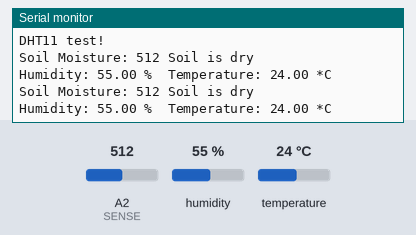
Bench run of a sketch on a simulated Arduino Uno, built with avr-gcc and run on an emulated ATmega328P. Shown: the last lines printed to the serial monitor. Inputs (shaded band) come from the test bench; at power-on: A2 (SENSE) = 512, humidity 55 %, temperature 24 °C.

Above: at 2.8 s.
2.9 s: A2 (SENSE) set to 108
At 4.8 s:
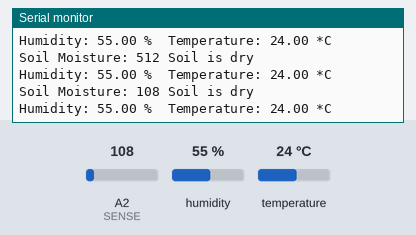
5.6 s: A2 (SENSE) set to 94
At 7.3 s:
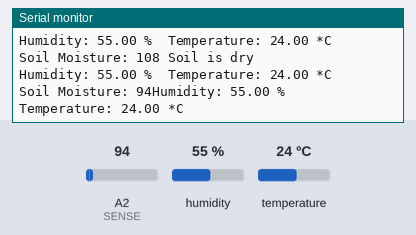

The sketch:

sensors.ino
```cpp
// - DHT Sensor Library: https://github.com/adafruit/DHT-sensor-library
// - Adafruit Unified Sensor Lib: https://github.com/adafruit/Adafruit_Sensor
// - LiquidCrystal Library: https://github.com/arduino-libraries/LiquidCrystal

int SENSE = 2; // Soil Sensor input at Analog PIN A2
int val = 0;   // stores the value received from Soil Moisture Sensor

#include <DHT.h>
#include <LiquidCrystal.h>

#define DHTPIN A0     // Digital pin connected to the DHT sensor
//#define SOILPIN A2    // Digital pin connected to the Soil Moisture Sensor
#define DHTTYPE DHT11   // DHT 11

DHT dht(DHTPIN, DHTTYPE);

void setup() {
  Serial.begin(9600);
  Serial.println("DHT11 test!");
  dht.begin();
}

void loop() {
  val = analogRead(SENSE);
 // val = val / 10;
  Serial.print("Soil Moisture: ");
  Serial.print(val);
  if (val < 80 && val > 50){
	Serial.println("Soil is getting dry.");
  }
  else if (val < 50)
  {
	Serial.println(" Doing fine");
  }
  else
  {
	if (val > 100){
		Serial.println(" Soil is dry");
	}
  }
  // Reading temperature or humidity takes about 250 milliseconds!
  // Sensor readings may also be up to 2 seconds 'old' (it's a very slow sensor)
  float h = dht.readHumidity();
  float t = dht.readTemperature();

  // check if returns are valid, if they are NaN (not a number) then something went wrong!
  if (isnan(t) || isnan(h)) {
    Serial.println("Failed to read from DHT");
  } else {
    Serial.print("Humidity: ");
    Serial.print(h);
    Serial.print(" %\t");
    Serial.print("Temperature: ");
    Serial.print(t);
    Serial.println(" *C");
  }

  delay(2000);
}
```

Measured:
- the behaviour switches between 101 and 100 on A2 (SENSE) (found by bisection; images 1 and 2)
- after the input at 2.9 s, the serial monitor: prints a new line after 1.2 s (image 1)
- after the input at 5.6 s, the serial monitor: prints a new line after 0.48 s (image 2)
